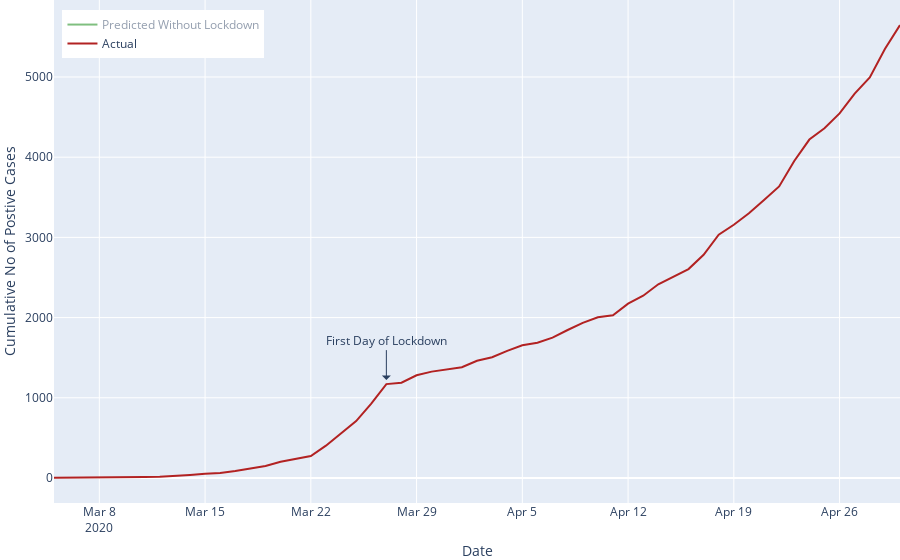

The code cell stored with this chart in its notebook:
### Code cell
fig_daily_cum_confirm = go.Figure(layout = dict(xaxis_title="Date",
                                                yaxis_title="Cumulative No of Postive Cases",
                                                legend=dict(x=0.01, y=.98), xaxis=dict(fixedrange=True),
                                                yaxis=dict(fixedrange=True), hovermode='x'))

# Predict
fig_daily_cum_confirm.add_trace(go.Scatter(x=daily_cumulative_predict['date'], 
                                        y=daily_cumulative_predict['cumulative_cases'], hoverinfo='x+y', 
                                        mode='lines', 
                                        marker=dict(color='green'), visible = 'legendonly')) 
                                        # , name='Predicted'

# Actual
fig_daily_cum_confirm.add_trace(go.Scatter(x=daily_cumulative_confirmed['date'], 
                                           y=daily_cumulative_confirmed['cumulative_cases'], 
                                           hoverinfo='x+y', mode='lines', 
                                           marker=dict(color='firebrick'))) 

fig_daily_cum_confirm.update_layout(
    margin=empty_margin_dict,
    annotations=[
        dict(
            x=pd.to_datetime('2020-03-27', format='%Y/%m/%d'),
            y=1170,
            xref="x",
            yref="y",
            text="First Day of Lockdown",
            showarrow=True,
            arrowsize=1.5,
            arrowhead=1,
            yshift=4,
            ax=0,
            ay=-40
        )
    ],
)

fig_daily_cum_confirm.data[0].name = "Predicted Without Lockdown"
fig_daily_cum_confirm.data[1].name = "Actual"


fig_daily_cum_confirm.data[0].hovertemplate = '%{y}<extra></extra>'
fig_daily_cum_confirm.data[1].hovertemplate = '%{y}<extra></extra>'
fig_daily_cum_confirm.show(config = dict(displayModeBar=False))

### Figure 1 — Plotly figure (JSON) as saved in the notebook; plotly's stock layout.template omitted (floating-point values rounded to 4 significant figures)
{"data": [{"hoverinfo": "x+y", "hovertemplate": "%{y}<extra></extra>", "marker": {"color": "green"}, "mode": "lines", "name": "Predicted Without Lockdown", "type": "scatter", "visible": "legendonly", "x": ["2020-03-05T00:00:00", "2020-03-07T00:00:00", "2020-03-08T00:00:00", "2020-03-09T00:00:00", "2020-03-11T00:00:00", "2020-03-12T00:00:00", "2020-03-13T00:00:00", "2020-03-14T00:00:00", "2020-03-15T00:00:00", "2020-03-16T00:00:00", "2020-03-17T00:00:00", "2020-03-18T00:00:00", "2020-03-19T00:00:00", "2020-03-20T00:00:00", "2020-03-21T00:00:00", "2020-03-22T00:00:00", "2020-03-23T00:00:00", "2020-03-24T00:00:00", "2020-03-25T00:00:00", "2020-03-26T00:00:00", "2020-03-27T00:00:00", "2020-03-28T00:00:00", "2020-03-29T00:00:00", "2020-03-30T00:00:00", "2020-03-31T00:00:00", "2020-04-01T00:00:00", "2020-04-02T00:00:00", "2020-04-03T00:00:00", "2020-04-04T00:00:00", "2020-04-05T00:00:00", "2020-04-06T00:00:00", "2020-04-07T00:00:00", "2020-04-08T00:00:00", "2020-04-09T00:00:00", "2020-04-10T00:00:00", "2020-04-11T00:00:00", "2020-04-12T00:00:00", "2020-04-13T00:00:00", "2020-04-14T00:00:00", "2020-04-15T00:00:00", "2020-04-16T00:00:00", "2020-04-17T00:00:00", "2020-04-18T00:00:00", "2020-04-19T00:00:00", "2020-04-20T00:00:00", "2020-04-21T00:00:00", "2020-04-22T00:00:00", "2020-04-23T00:00:00", "2020-04-24T00:00:00", "2020-04-25T00:00:00", "2020-04-26T00:00:00", "2020-04-27T00:00:00", "2020-04-28T00:00:00", "2020-04-29T00:00:00", "2020-04-30T00:00:00"], "y": [3, 5, 7, 9, 16, 21, 27, 36, 47, 62, 81, 106, 139, 182, 239, 314, 411, 539, 707, 927, 1216, 1594, 2091, 2742, 3595, 4715, 6182, 8107, 10631, 13942, 18282, 23974, 31439, 41227, 54063, 70896, 92969, 121915, 159873, 209649, 274924, 360521, 472768, 619964, 812989, 1066112, 1398044, 1833324, 2404127, 3152648, 4134221, 5421405, 7109352, 9322839, 12225493]}, {"hoverinfo": "x+y", "hovertemplate": "%{y}<extra></extra>", "marker": {"color": "firebrick"}, "mode": "lines", "name": "Actual", "type": "scatter", "x": ["2020-03-05T00:00:00", "2020-03-07T00:00:00", "2020-03-08T00:00:00", "2020-03-09T00:00:00", "2020-03-11T00:00:00", "2020-03-12T00:00:00", "2020-03-13T00:00:00", "2020-03-14T00:00:00", "2020-03-15T00:00:00", "2020-03-16T00:00:00", "2020-03-17T00:00:00", "2020-03-18T00:00:00", "2020-03-19T00:00:00", "2020-03-20T00:00:00", "2020-03-21T00:00:00", "2020-03-22T00:00:00", "2020-03-23T00:00:00", "2020-03-24T00:00:00", "2020-03-25T00:00:00", "2020-03-26T00:00:00", "2020-03-27T00:00:00", "2020-03-28T00:00:00", "2020-03-29T00:00:00", "2020-03-30T00:00:00", "2020-03-31T00:00:00", "2020-04-01T00:00:00", "2020-04-02T00:00:00", "2020-04-03T00:00:00", "2020-04-04T00:00:00", "2020-04-05T00:00:00", "2020-04-06T00:00:00", "2020-04-07T00:00:00", "2020-04-08T00:00:00", "2020-04-09T00:00:00", "2020-04-10T00:00:00", "2020-04-11T00:00:00", "2020-04-12T00:00:00", "2020-04-13T00:00:00", "2020-04-14T00:00:00", "2020-04-15T00:00:00", "2020-04-16T00:00:00", "2020-04-17T00:00:00", "2020-04-18T00:00:00", "2020-04-19T00:00:00", "2020-04-20T00:00:00", "2020-04-21T00:00:00", "2020-04-22T00:00:00", "2020-04-23T00:00:00", "2020-04-24T00:00:00", "2020-04-25T00:00:00", "2020-04-26T00:00:00", "2020-04-27T00:00:00", "2020-04-28T00:00:00", "2020-04-29T00:00:00", "2020-04-30T00:00:00"], "y": [1, 2, 3, 7, 13, 16, 24, 38, 51, 62, 85, 116, 150, 202, 240, 274, 402, 554, 709, 927, 1170, 1187, 1280, 1326, 1353, 1380, 1462, 1505, 1585, 1655, 1686, 1749, 1845, 1934, 2003, 2028, 2173, 2272, 2415, 2506, 2605, 2783, 3034, 3158, 3300, 3465, 3635, 3953, 4220, 4361, 4546, 4793, 4996, 5350, 5647]}], "layout": {"annotations": [{"arrowhead": 1, "arrowsize": 1.5, "ax": 0, "ay": -40, "showarrow": true, "text": "First Day of Lockdown", "x": "2020-03-27T00:00:00", "xref": "x", "y": 1170, "yref": "y", "yshift": 4}], "hovermode": "x", "legend": {"x": 0.01, "y": 0.98}, "margin": {"b": 0, "l": 0, "r": 0, "t": 0}, "xaxis": {"fixedrange": true, "title": {"text": "Date"}}, "yaxis": {"fixedrange": true, "title": {"text": "Cumulative No of Postive Cases"}}}}
